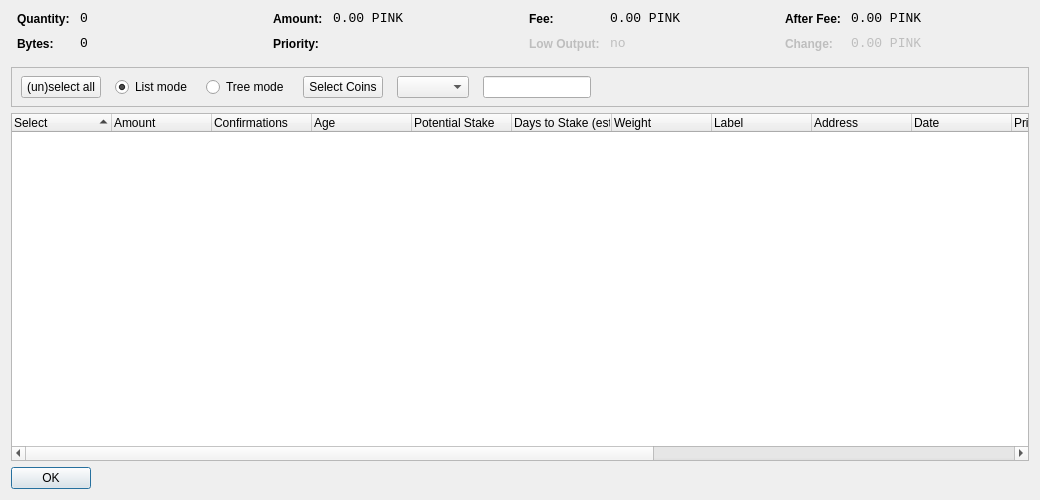
<?xml version="1.0" encoding="UTF-8"?>
<ui version="4.0">
 <class>CoinControlDialog</class>
 <widget class="QDialog" name="CoinControlDialog">
  <property name="geometry">
   <rect>
    <x>0</x>
    <y>0</y>
    <width>1040</width>
    <height>500</height>
   </rect>
  </property>
  <property name="windowTitle">
   <string>Coin Control</string>
  </property>
  <layout class="QVBoxLayout" name="verticalLayout">
   <item>
    <layout class="QHBoxLayout" name="horizontalLayoutTop" stretch="0,0,0,0">
     <property name="topMargin">
      <number>0</number>
     </property>
     <property name="bottomMargin">
      <number>10</number>
     </property>
     <item>
      <layout class="QFormLayout" name="formLayoutCoinControl1">
       <property name="horizontalSpacing">
        <number>10</number>
       </property>
       <property name="verticalSpacing">
        <number>10</number>
       </property>
       <property name="leftMargin">
        <number>6</number>
       </property>
       <property name="rightMargin">
        <number>6</number>
       </property>
       <item row="0" column="0">
        <widget class="QLabel" name="labelCoinControlQuantityText">
         <property name="styleSheet">
          <string notr="true">font-weight:bold;</string>
         </property>
         <property name="text">
          <string>Quantity:</string>
         </property>
        </widget>
       </item>
       <item row="0" column="1">
        <widget class="QLabel" name="labelCoinControlQuantity">
         <property name="font">
          <font>
           <family>Monospace</family>
           <pointsize>10</pointsize>
          </font>
         </property>
         <property name="cursor">
          <cursorShape>IBeamCursor</cursorShape>
         </property>
         <property name="contextMenuPolicy">
          <enum>Qt::ActionsContextMenu</enum>
         </property>
         <property name="text">
          <string notr="true">0</string>
         </property>
         <property name="textInteractionFlags">
          <set>Qt::LinksAccessibleByMouse|Qt::TextSelectableByKeyboard|Qt::TextSelectableByMouse</set>
         </property>
        </widget>
       </item>
       <item row="1" column="0">
        <widget class="QLabel" name="labelCoinControlBytesText">
         <property name="styleSheet">
          <string notr="true">font-weight:bold;</string>
         </property>
         <property name="text">
          <string>Bytes:</string>
         </property>
        </widget>
       </item>
       <item row="1" column="1">
        <widget class="QLabel" name="labelCoinControlBytes">
         <property name="font">
          <font>
           <family>Monospace</family>
           <pointsize>10</pointsize>
          </font>
         </property>
         <property name="cursor">
          <cursorShape>IBeamCursor</cursorShape>
         </property>
         <property name="contextMenuPolicy">
          <enum>Qt::ActionsContextMenu</enum>
         </property>
         <property name="text">
          <string notr="true">0</string>
         </property>
         <property name="textInteractionFlags">
          <set>Qt::LinksAccessibleByMouse|Qt::TextSelectableByKeyboard|Qt::TextSelectableByMouse</set>
         </property>
        </widget>
       </item>
      </layout>
     </item>
     <item>
      <layout class="QFormLayout" name="formLayoutCoinControl2">
       <property name="horizontalSpacing">
        <number>10</number>
       </property>
       <property name="verticalSpacing">
        <number>10</number>
       </property>
       <property name="leftMargin">
        <number>6</number>
       </property>
       <property name="rightMargin">
        <number>6</number>
       </property>
       <item row="0" column="0">
        <widget class="QLabel" name="labelCoinControlAmountText">
         <property name="styleSheet">
          <string notr="true">font-weight:bold;</string>
         </property>
         <property name="text">
          <string>Amount:</string>
         </property>
        </widget>
       </item>
       <item row="0" column="1">
        <widget class="QLabel" name="labelCoinControlAmount">
         <property name="font">
          <font>
           <family>Monospace</family>
           <pointsize>10</pointsize>
          </font>
         </property>
         <property name="cursor">
          <cursorShape>IBeamCursor</cursorShape>
         </property>
         <property name="contextMenuPolicy">
          <enum>Qt::ActionsContextMenu</enum>
         </property>
         <property name="text">
          <string notr="true">0.00 PINK</string>
         </property>
         <property name="textInteractionFlags">
          <set>Qt::LinksAccessibleByMouse|Qt::TextSelectableByKeyboard|Qt::TextSelectableByMouse</set>
         </property>
        </widget>
       </item>
       <item row="1" column="0">
        <widget class="QLabel" name="labelCoinControlPriorityText">
         <property name="styleSheet">
          <string notr="true">font-weight:bold;</string>
         </property>
         <property name="text">
          <string>Priority:</string>
         </property>
        </widget>
       </item>
       <item row="1" column="1">
        <widget class="QLabel" name="labelCoinControlPriority">
         <property name="font">
          <font>
           <family>Monospace</family>
           <pointsize>10</pointsize>
          </font>
         </property>
         <property name="cursor">
          <cursorShape>IBeamCursor</cursorShape>
         </property>
         <property name="contextMenuPolicy">
          <enum>Qt::ActionsContextMenu</enum>
         </property>
         <property name="text">
          <string/>
         </property>
         <property name="textInteractionFlags">
          <set>Qt::LinksAccessibleByMouse|Qt::TextSelectableByKeyboard|Qt::TextSelectableByMouse</set>
         </property>
        </widget>
       </item>
      </layout>
     </item>
     <item>
      <layout class="QFormLayout" name="formLayoutCoinControl3">
       <property name="horizontalSpacing">
        <number>10</number>
       </property>
       <property name="verticalSpacing">
        <number>10</number>
       </property>
       <property name="leftMargin">
        <number>6</number>
       </property>
       <property name="rightMargin">
        <number>6</number>
       </property>
       <item row="0" column="0">
        <widget class="QLabel" name="labelCoinControlFeeText">
         <property name="styleSheet">
          <string notr="true">font-weight:bold;</string>
         </property>
         <property name="text">
          <string>Fee:</string>
         </property>
        </widget>
       </item>
       <item row="0" column="1">
        <widget class="QLabel" name="labelCoinControlFee">
         <property name="font">
          <font>
           <family>Monospace</family>
           <pointsize>10</pointsize>
          </font>
         </property>
         <property name="cursor">
          <cursorShape>IBeamCursor</cursorShape>
         </property>
         <property name="contextMenuPolicy">
          <enum>Qt::ActionsContextMenu</enum>
         </property>
         <property name="text">
          <string notr="true">0.00 PINK</string>
         </property>
         <property name="textInteractionFlags">
          <set>Qt::LinksAccessibleByMouse|Qt::TextSelectableByKeyboard|Qt::TextSelectableByMouse</set>
         </property>
        </widget>
       </item>
       <item row="1" column="0">
        <widget class="QLabel" name="labelCoinControlLowOutputText">
         <property name="enabled">
          <bool>false</bool>
         </property>
         <property name="styleSheet">
          <string notr="true">font-weight:bold;</string>
         </property>
         <property name="text">
          <string>Low Output:</string>
         </property>
        </widget>
       </item>
       <item row="1" column="1">
        <widget class="QLabel" name="labelCoinControlLowOutput">
         <property name="enabled">
          <bool>false</bool>
         </property>
         <property name="font">
          <font>
           <family>Monospace</family>
           <pointsize>10</pointsize>
          </font>
         </property>
         <property name="cursor">
          <cursorShape>IBeamCursor</cursorShape>
         </property>
         <property name="contextMenuPolicy">
          <enum>Qt::ActionsContextMenu</enum>
         </property>
         <property name="text">
          <string notr="true">no</string>
         </property>
         <property name="textInteractionFlags">
          <set>Qt::LinksAccessibleByMouse|Qt::TextSelectableByKeyboard|Qt::TextSelectableByMouse</set>
         </property>
        </widget>
       </item>
      </layout>
     </item>
     <item>
      <layout class="QFormLayout" name="formLayoutCoinControl4">
	  <property name="fieldGrowthPolicy">
        <enum>QFormLayout::AllNonFixedFieldsGrow</enum>
       </property>
       <property name="horizontalSpacing">
        <number>10</number>
       </property>
       <property name="verticalSpacing">
        <number>10</number>
       </property>
       <property name="leftMargin">
        <number>6</number>
       </property>
       <property name="rightMargin">
        <number>6</number>
       </property>
       <item row="0" column="0">
        <widget class="QLabel" name="labelCoinControlAfterFeeText">
         <property name="styleSheet">
          <string notr="true">font-weight:bold;</string>
         </property>
         <property name="text">
          <string>After Fee:</string>
         </property>
        </widget>
       </item>
       <item row="0" column="1">
        <widget class="QLabel" name="labelCoinControlAfterFee">
         <property name="font">
          <font>
           <family>Monospace</family>
           <pointsize>10</pointsize>
          </font>
         </property>
         <property name="cursor">
          <cursorShape>IBeamCursor</cursorShape>
         </property>
         <property name="contextMenuPolicy">
          <enum>Qt::ActionsContextMenu</enum>
         </property>
         <property name="text">
          <string notr="true">0.00 PINK</string>
         </property>
         <property name="textInteractionFlags">
          <set>Qt::LinksAccessibleByMouse|Qt::TextSelectableByKeyboard|Qt::TextSelectableByMouse</set>
         </property>
        </widget>
       </item>
       <item row="1" column="0">
        <widget class="QLabel" name="labelCoinControlChangeText">
         <property name="enabled">
          <bool>false</bool>
         </property>
         <property name="styleSheet">
          <string notr="true">font-weight:bold;</string>
         </property>
         <property name="text">
          <string>Change:</string>
         </property>
        </widget>
       </item>
       <item row="1" column="1">
        <widget class="QLabel" name="labelCoinControlChange">
         <property name="enabled">
          <bool>false</bool>
         </property>
         <property name="font">
          <font>
           <family>Monospace</family>
           <pointsize>10</pointsize>
          </font>
         </property>
         <property name="cursor">
          <cursorShape>IBeamCursor</cursorShape>
         </property>
         <property name="contextMenuPolicy">
          <enum>Qt::ActionsContextMenu</enum>
         </property>
         <property name="text">
          <string notr="true">0.00 PINK</string>
         </property>
         <property name="textInteractionFlags">
          <set>Qt::LinksAccessibleByMouse|Qt::TextSelectableByKeyboard|Qt::TextSelectableByMouse</set>
         </property>
        </widget>
       </item>
      </layout>
     </item>
    </layout>
   </item>
   <item>
    <widget class="QFrame" name="frame">
     <property name="minimumSize">
      <size>
       <width>0</width>
       <height>40</height>
      </size>
     </property>
     <property name="frameShape">
      <enum>QFrame::StyledPanel</enum>
     </property>
     <property name="frameShadow">
      <enum>QFrame::Sunken</enum>
     </property>
     <widget class="QWidget" name="horizontalLayoutWidget">
      <property name="geometry">
       <rect>
        <x>10</x>
        <y>0</y>
        <width>781</width>
        <height>41</height>
       </rect>
      </property>
      <layout class="QHBoxLayout" name="horizontalLayoutPanel" stretch="0,0,0,0,0,0,0">
       <property name="spacing">
        <number>14</number>
       </property>
       <item>
        <widget class="QPushButton" name="pushButtonSelectAll">
         <property name="sizePolicy">
          <sizepolicy hsizetype="Maximum" vsizetype="Fixed">
           <horstretch>0</horstretch>
           <verstretch>0</verstretch>
          </sizepolicy>
         </property>
         <property name="text">
          <string>(un)select all</string>
         </property>
        </widget>
       </item>
       <item>
        <widget class="QRadioButton" name="radioListMode">
         <property name="sizePolicy">
          <sizepolicy hsizetype="Maximum" vsizetype="Fixed">
           <horstretch>0</horstretch>
           <verstretch>0</verstretch>
          </sizepolicy>
         </property>
         <property name="text">
          <string>List mode</string>
         </property>
         <property name="checked">
          <bool>true</bool>
         </property>
        </widget>
       </item>
       <item>
        <widget class="QRadioButton" name="radioTreeMode">
         <property name="sizePolicy">
          <sizepolicy hsizetype="Maximum" vsizetype="Fixed">
           <horstretch>0</horstretch>
           <verstretch>0</verstretch>
          </sizepolicy>
         </property>
         <property name="text">
          <string>Tree mode</string>
		  </property>
        </widget>
       </item>
       <item>
        <widget class="QPushButton" name="pushButtonCustomCC">
         <property name="text">
          <string>Select Coins</string>
         </property>
        </widget>
       </item>
       <item>
        <widget class="QComboBox" name="QComboBoxFilterCoins"/>
       </item>
       <item>
        <widget class="QLineEdit" name="lineEditCustomCC">
         <property name="enabled">
          <bool>true</bool>
         </property>
         <property name="sizePolicy">
          <sizepolicy hsizetype="Fixed" vsizetype="Fixed">
           <horstretch>0</horstretch>
           <verstretch>0</verstretch>
          </sizepolicy>
         </property>
         <property name="baseSize">
          <size>
           <width>50</width>
           <height>0</height>
          </size>
         </property>
        </widget>
       </item>
       <item>
        <spacer name="horizontalSpacer">
         <property name="orientation">
          <enum>Qt::Horizontal</enum>
         </property>
         <property name="sizeHint" stdset="0">
          <size>
           <width>40</width>
           <height>20</height>
          </size>
         </property>
        </spacer>
       </item>
      </layout>
     </widget>
    </widget>
   </item>
   <item>
    <widget class="CoinControlTreeWidget" name="treeWidget">
     <property name="contextMenuPolicy">
      <enum>Qt::CustomContextMenu</enum>
     </property>
     <property name="sortingEnabled">
      <bool>false</bool>
     </property>
     <property name="columnCount">
      <number>16</number>
     </property>
     <attribute name="headerShowSortIndicator" stdset="0">
      <bool>true</bool>
     </attribute>
     <attribute name="headerStretchLastSection">
      <bool>false</bool>
     </attribute>
     <column>
      <property name="text">
       <string>Select</string>
      </property>
     </column>
     <column>
      <property name="text">
       <string>Amount</string>
      </property>
     </column>
     <column>
      <property name="text">
      <string>Confirmations</string>
      </property>
      <property name="toolTip">
       <string>Confirmed</string>
      </property>
     </column>
     <column>
      <property name="text">
       <string>Age</string>
      </property>
     </column>
	 
	 <column>
      <property name="text">
       <string>Potential Stake</string> 
      </property>
     </column>
	 <column>
      <property name="text">
       <string>Days to Stake (est.)</string>
      </property>
     </column>
     <column>
      <property name="text">
       <string>Weight</string>
      </property>
     </column>
     <column>
      <property name="text">
       <string>Label</string>
      </property>
      </column>
     <column>
      <property name="text">
       <string>Address</string>
      </property>
     </column>
     <column>
      <property name="text">
       <string>Date</string>
      </property>
     </column>
     <column>
      <property name="text">
       <string>Priority</string>
	   </property>
     </column>
	 <column>
      <property name="text"> /** age int 64 invisible **/
       <string/>
      </property>
     </column>
	 <column>
      <property name="text"> /** pot stake int 64 invisible **/
       <string/>
      </property>
     </column>
     <column>
      <property name="text">
       <string/>
      </property>
     </column>
     <column>
      <property name="text">
       <string/>
      </property>
     </column>
     <column>
      <property name="text">
       <string/>
      </property>
     </column>
     <column>
      <property name="text">
       <string/>
      </property>
     </column>
    </widget>
   </item>
   <item>
    <widget class="QDialogButtonBox" name="buttonBox">
     <property name="sizePolicy">
      <sizepolicy hsizetype="Maximum" vsizetype="Fixed">
       <horstretch>0</horstretch>
       <verstretch>0</verstretch>
      </sizepolicy>
     </property>
     <property name="orientation">
      <enum>Qt::Horizontal</enum>
     </property>
     <property name="standardButtons">
      <set>QDialogButtonBox::Ok</set>
     </property>
    </widget>
   </item>
  </layout>
 </widget>
 <customwidgets>
  <customwidget>
   <class>CoinControlTreeWidget</class>
   <extends>QTreeWidget</extends>
   <header>coincontroltreewidget.h</header>
  </customwidget>
 </customwidgets>
 <resources/>
 <connections/>
</ui>
